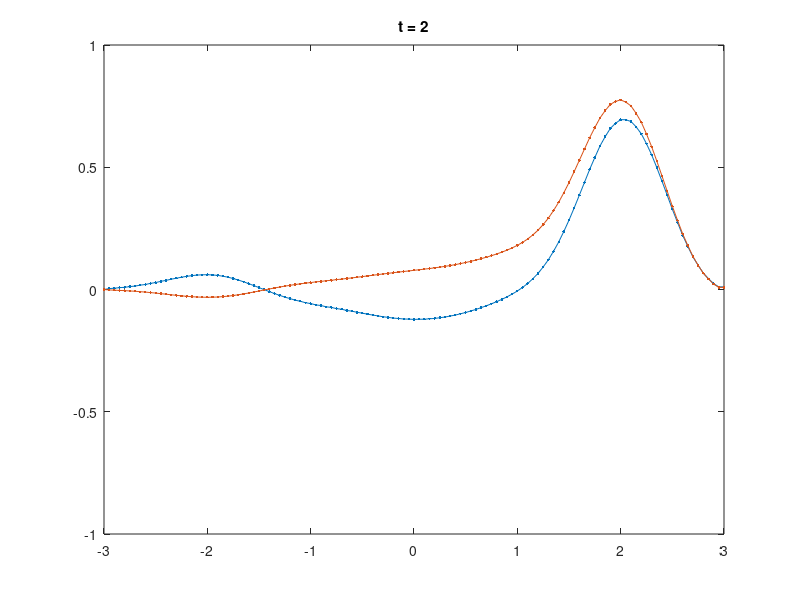

Source code (MATLAB):
% Zmienne przestrzenne
x_p = -3;
x_k = 3;
% Czas
t_p = 0;
t_k = 2;
% Parametry
lambda = 0.5;
h = 1/20;
k = lambda * h;
% Inicjalizacja macierzy przechowującej kolejne przybliżenia
x = x_p:h:x_k;
t = t_p:k:t_k;

m_init = length(x);
n_init = length(t);

u = zeros(m_init, n_init);
v = zeros(m_init, n_init);

u(:,1) = max(0, 1 - abs(x)).';  % warunek początkowy
% u(1,:) = 0 - warunek brzegowy

v(:,1) = max(0, 1 - 2*abs(x)).';  % warunek początkowy
% v(1,:) = 0 - warunek brzegowy

% Schemat lax-friedrichs
for n = 2:n_init
    u(2:end-1,n) = -0.5*lambda*(1/3)*(t(n-1)-2)*(u(3:end,n-1)...
        - u(1:end-2,n-1))-0.5*lambda*(2/3)*(t(n-1)+1)*(v(3:end,n-1)...
        - v(1:end-2,n-1))-k*(1/3)*u(2:end-1,n-1) + 0.5*(u(3:end,n-1)...
        + u(1:end-2,n-1));
    u(end,n) = u(end-1,n);
    
    v(2:end-1,n) = -0.5*lambda*(1/3)*(t(n-1)+1)*(v(3:end,n-1)...
        - v(1:end-2,n-1))-0.5*lambda*(1/3)*(2*t(n-1)-1)*(u(3:end,n-1)...
        - u(1:end-2,n-1))+k*(1/3)*v(2:end-1,n-1) + 0.5*(v(3:end,n-1)...
        + v(1:end-2,n-1));
    v(end,n) = v(end-1,n);
end

% Animacja przybliżonych rozwiązań
y_p = -1;
y_k = 1;

pl = plot(NaN,NaN,NaN,NaN);
axis([x_p x_k y_p y_k]);
for i = 1:n_init
    pause(0.1)
    set(pl(1), 'XData', x, 'YData', u(:, i));
    set(pl(2), 'XData', x, 'YData', v(:, i));
    
    title(['t = ' num2str(t(i))]);
end

% Od t = 1.5 rozwiązanie układu równań zaczyna się stabilizować
% (w tym sensie, że nie pojawiają się znaczącze zmiany kształtu
% rozwiązania) i zaobserwować można, że wówczas rozwiązanie
% "przesuwa się" do przodu.
